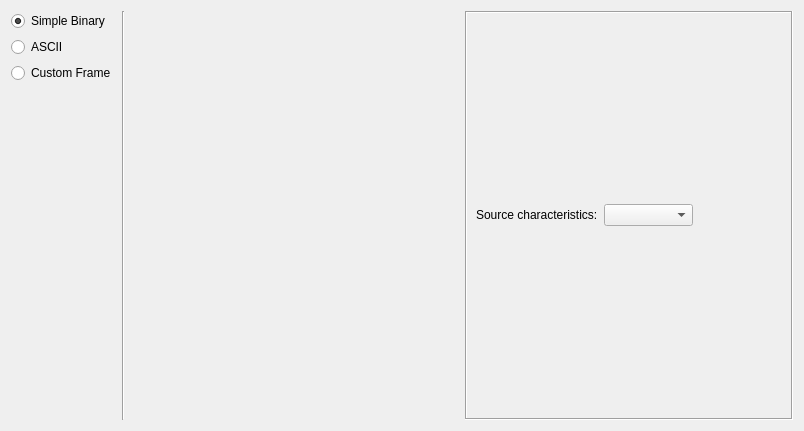
<?xml version="1.0" encoding="UTF-8"?>
<ui version="4.0">
 <class>DataFormatPanel</class>
 <widget class="QWidget" name="DataFormatPanel">
  <property name="geometry">
   <rect>
    <x>0</x>
    <y>0</y>
    <width>804</width>
    <height>431</height>
   </rect>
  </property>
  <property name="windowTitle">
   <string>Data Format</string>
  </property>
  <layout class="QHBoxLayout" name="horizontalLayout">
   <item>
    <layout class="QVBoxLayout" name="vlRadioButtons">
     <item>
      <widget class="QRadioButton" name="rbBinary">
       <property name="toolTip">
        <string>Data is sent as consecutive samples in binary form. Syncing can be a problem.</string>
       </property>
       <property name="text">
        <string>Simple Binary</string>
       </property>
       <property name="checked">
        <bool>true</bool>
       </property>
      </widget>
     </item>
     <item>
      <widget class="QRadioButton" name="rbAscii">
       <property name="toolTip">
        <string>Data is sent in the form of ASCII text as comma seperated values. Easy to implement.</string>
       </property>
       <property name="text">
        <string>ASCII</string>
       </property>
      </widget>
     </item>
     <item>
      <widget class="QRadioButton" name="rbFramed">
       <property name="toolTip">
        <string>Define a custom binary frame. Powerful.</string>
       </property>
       <property name="text">
        <string>Custom Frame</string>
       </property>
      </widget>
     </item>
     <item>
      <spacer name="verticalSpacer">
       <property name="orientation">
        <enum>Qt::Vertical</enum>
       </property>
       <property name="sizeHint" stdset="0">
        <size>
         <width>20</width>
         <height>40</height>
        </size>
       </property>
      </spacer>
     </item>
    </layout>
   </item>
   <item>
    <widget class="Line" name="line">
     <property name="orientation">
      <enum>Qt::Vertical</enum>
     </property>
    </widget>
   </item>
   <item>
    <widget class="QStackedWidget" name="dataFormatSettingsStackedWidget"/>
   </item>
   <item>
    <widget class="QScrollArea" name="scrollArea">
     <property name="frameShape">
      <enum>QFrame::Box</enum>
     </property>
     <property name="widgetResizable">
      <bool>true</bool>
     </property>
     <widget class="QWidget" name="scrollAreaWidgetContents">
      <property name="geometry">
       <rect>
        <x>0</x>
        <y>0</y>
        <width>313</width>
        <height>405</height>
       </rect>
      </property>
      <layout class="QVBoxLayout" name="verticalLayout">
       <item>
        <layout class="QHBoxLayout" name="horizontalLayout_2">
         <item>
          <widget class="QLabel" name="srcCharLabel">
           <property name="text">
            <string>Source characteristics:</string>
           </property>
          </widget>
         </item>
         <item>
          <widget class="QComboBox" name="sourceCharacteristicsComboBox">
           <property name="sizePolicy">
            <sizepolicy hsizetype="MinimumExpanding" vsizetype="Fixed">
             <horstretch>0</horstretch>
             <verstretch>0</verstretch>
            </sizepolicy>
           </property>
          </widget>
         </item>
         <item>
          <spacer name="horizontalSpacer">
           <property name="orientation">
            <enum>Qt::Horizontal</enum>
           </property>
           <property name="sizeHint" stdset="0">
            <size>
             <width>40</width>
             <height>20</height>
            </size>
           </property>
          </spacer>
         </item>
        </layout>
       </item>
      </layout>
     </widget>
    </widget>
   </item>
  </layout>
 </widget>
 <resources/>
 <connections/>
</ui>
